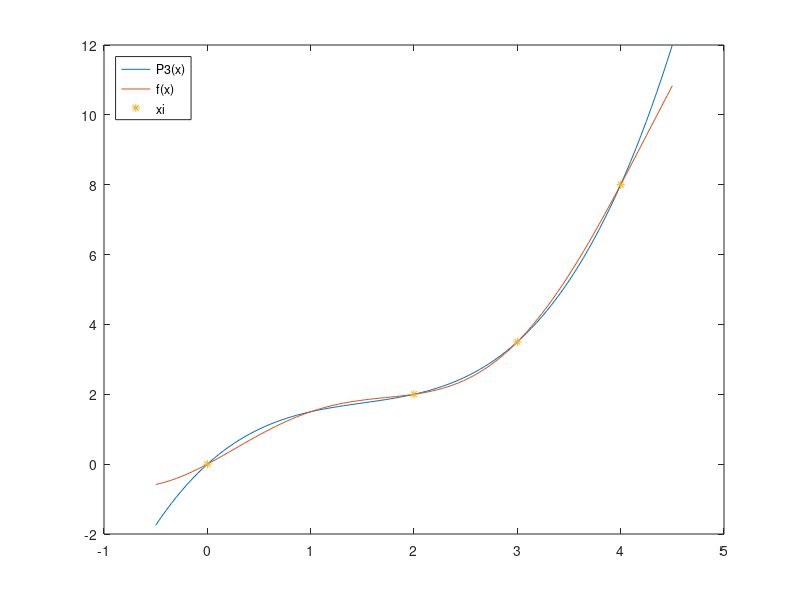

Recreate this plot in MATLAB.
x=[0,2,3,4];
f=sin(pi/2*x)+(x.^2)/2;
t=linspace(-.5,4.5);
true=sin(pi/2*t)+(t.^2)/2;
L=ones(length(x),length(t));
P3=zeros(1,length(t));
for k=1:length(x);
        for i=1:length(x)
            if i==k
                L=L;
            else
                L(k,:)=L(k,:).*((t-x(i))./(x(k)-x(i)));
            end
        end
    P3=P3+f(k)*L(k,:);    
end
plot(t,P3,t,true, x,f,'*');
legend('P3(x)','f(x)','xi','location','northwest')